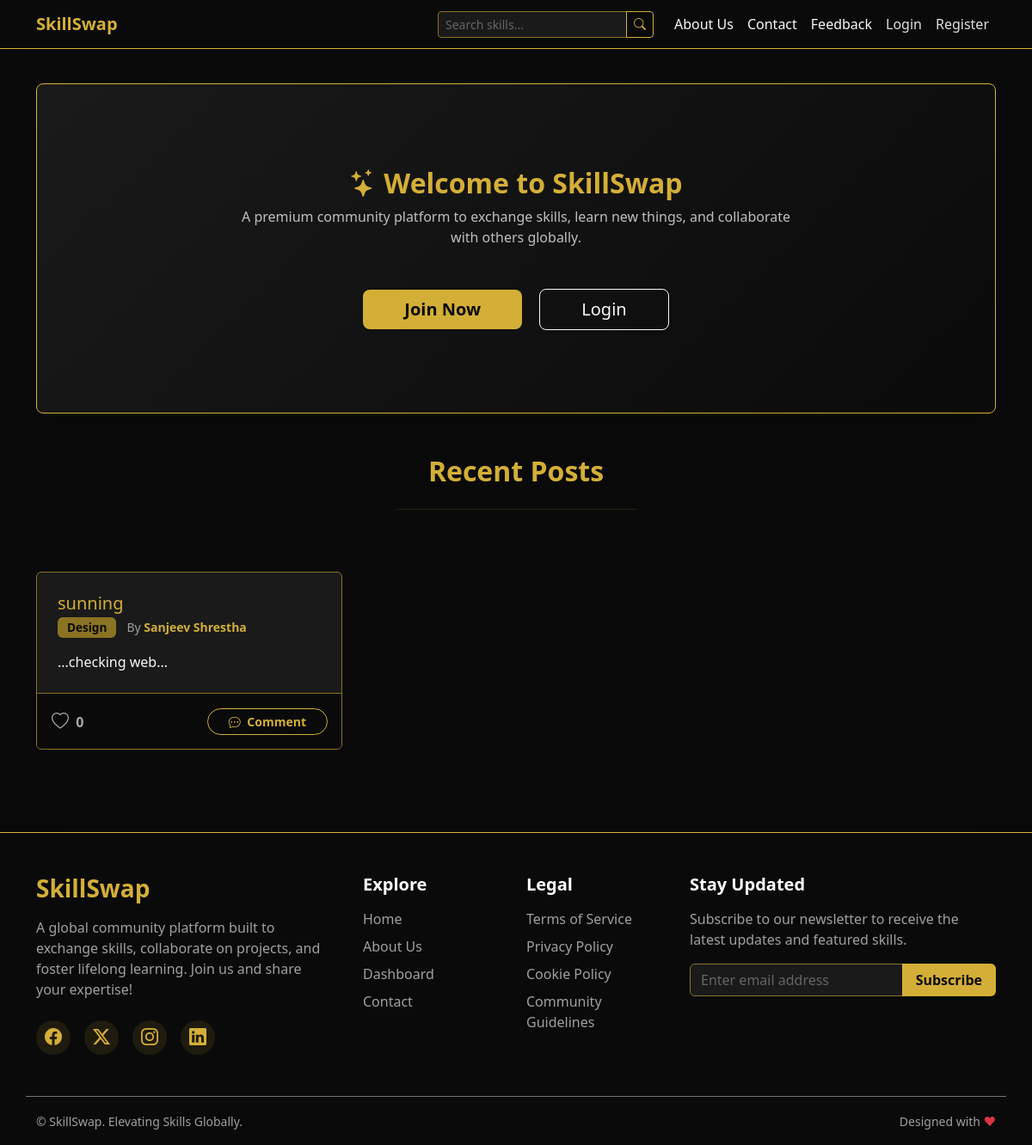
The app's page /home, older data.
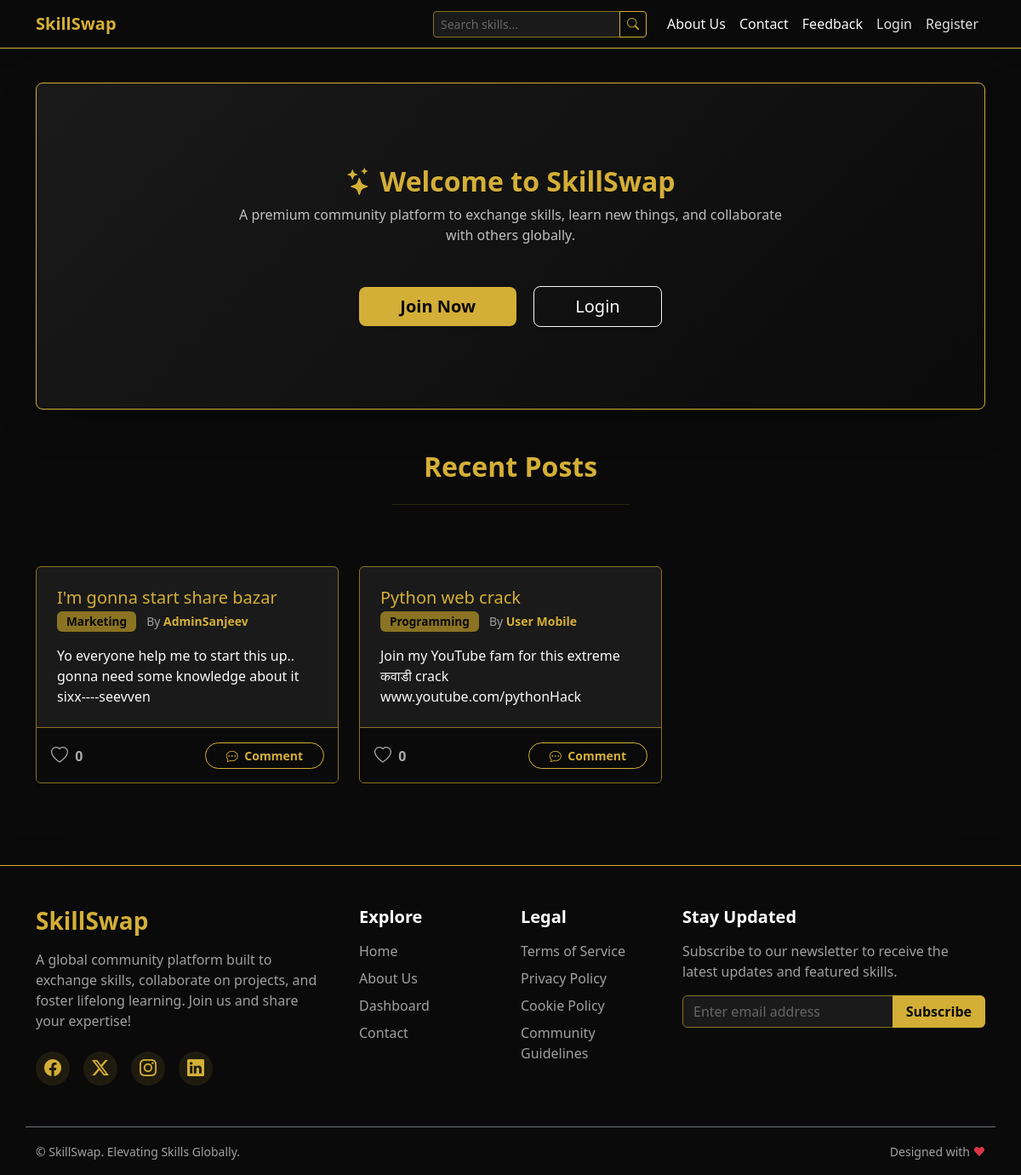
The same page, newer data.
### models.py (models this page shows)
class Skill(db.Model):
    id = db.Column(db.Integer, primary_key=True)
    title = db.Column(db.String(100), nullable=False)
    description = db.Column(db.Text, nullable=False)
    date_posted = db.Column(db.DateTime, nullable=False, default=datetime.utcnow)
    user_id = db.Column(db.Integer, db.ForeignKey('user.id'), nullable=False)
    category_id = db.Column(db.Integer, db.ForeignKey('category.id'), nullable=False)
    comments = db.relationship('Comment', backref='skill', lazy=True)
    likes = db.relationship('Like', backref='skill', lazy=True)

class Category(db.Model):
    id = db.Column(db.Integer, primary_key=True)
    name = db.Column(db.String(50), unique=True, nullable=False)
    skills = db.relationship('Skill', backref='category', lazy=True)

class User(db.Model, UserMixin):
    id = db.Column(db.Integer, primary_key=True)
    username = db.Column(db.String(20), unique=True, nullable=False)
    email = db.Column(db.String(120), unique=True, nullable=False)
    password = db.Column(db.String(60), nullable=False)
    is_admin = db.Column(db.Boolean, default=False)
    skills = db.relationship('Skill', backref='author', lazy=True)
    comments = db.relationship('Comment', backref='author', lazy=True)
    feedbacks = db.relationship('Feedback', backref='author', lazy=True)
    likes = db.relationship('Like', backref='user', lazy=True)

### app.py (the view)
@app.route("/")
@app.route("/home")
def home():
    skills = Skill.query.order_by(Skill.date_posted.desc()).limit(6).all()
    return render_template('index.html', skills=skills)

### templates/index.html (shortened to what this page needs)
{% extends "base.html" %}
{% block content %}
<div class="p-5 mb-5 bg-darkest border border-gold shadow-lg rounded-3 text-center hero-section">
    <div class="container-fluid py-5">
        <h2 class="fw-bold text-gold mb-2"><i class="bi bi-stars me-2"></i>Welcome to SkillSwap</h2>
        <p class="col-md-8 mx-auto fs-6 text-light opacity-75">
            A premium community platform to exchange skills, learn new things, and collaborate with others globally.
        </p>
        <div class="mt-5">
            {% if not current_user.is_authenticated %}
            <a href="{{ url_for('register') }}" class="btn btn-gold btn-lg px-5 shadow-sm fw-bold">Join Now</a>
            <a href="{{ url_for('login') }}" class="btn btn-outline-light btn-lg ms-3 px-5 shadow-sm">Login</a>
            {% else %}
            <a href="{{ url_for('new_skill') }}" class="btn btn-gold btn-lg px-4 shadow-sm fw-bold"><i
                    class="bi bi-plus-circle-fill me-2"></i>Post a Skill</a>
            <a href="{{ url_for('dashboard') }}" class="btn btn-outline-light btn-lg ms-3 px-4 shadow-sm">My
                Dashboard</a>
            {% endif %}
        </div>
    </div>
</div>
<div class="row mb-4">
    <div class="col-12 text-center">
        <h2 class="text-gold fw-bold mb-4">Recent Posts</h2>
        <hr class="border-gold-subtle mx-auto w-25 mb-5">
    </div>
</div>
<div class="row g-4 mb-5">
    {% if skills %}
    {% for skill in skills %}
    <div class="col-md-4">
        <div class="card h-100 shadow-sm skill-card border-gold-subtle bg-dark">
            <div class="card-body p-4">
                <h5 class="card-title"><a href="{{ url_for('skill', skill_id=skill.id) }}" class="text-gold text-decoration-none">{{ skill.title }}</a></h5>
                <h6 class="card-subtitle mb-3 text-muted">
                    <span class="badge bg-secondary">{{ skill.category.name }}</span>
                    <small class="ms-2">By <a href="{{ url_for('user_profile', username=skill.author.username) }}" class="text-gold text-decoration-none fw-bold hover-underline">{{ skill.author.username }}</a></small>
                </h6>
                <p class="card-text text-light">{{ skill.description|truncate(120) }}</p>
            </div>
                <div class="card-footer bg-darkest border-top border-gold-subtle d-flex justify-content-between align-items-center py-3">
                    <div class="d-flex gap-4">
                        <button type="button" class="btn btn-link text-decoration-none p-0 social-btn like-btn "
                                data-skill-id="{{ skill.id }}"
                                title="Like">
                            <i class="bi bi-heart{% if current_user.is_authenticated and skill.likes|selectattr('user_id', 'equalto', current_user.id)|list|length > 0 %}-fill{% endif %} me-1 fs-5"></i>
                            <span class="like-count fw-bold">{{ skill.likes|length }}</span>
                        </button>
                    </div>
                    <a href="{{ url_for('skill', skill_id=skill.id) }}#comments" class="btn btn-outline-gold btn-sm px-4 rounded-pill fw-bold">
                        <i class="bi bi-chat-dots me-1"></i> Comment
                    </a>
                </div>
        </div>
    </div>
    {% endfor %}
    {% else %}
    <div class="col-12">
        <div class="alert alert-info bg-darkest border-gold text-center text-light">
            No skills have been posted yet. Be the first to share your expertise!
        </div>
    </div>
    {% endif %}
</div>
{% endblock %}

Row changes from the older to the newer data that the page shows:
removed Skill: title "sunning", category.name "Design", author.username "Sanjeev Shrestha", description "...checking web...", likes|length "0"
added Skill: title "I'm gonna start share bazar", category.name "Marketing", author.username "AdminSanjeev", description "Yo everyone help me to start this up.. gonna need some knowledge about it sixx----seevven", likes|length "0"
added Skill: title "Python web crack", category.name "Programming", author.username "User Mobile", description "Join my YouTube fam for this extreme कवाडी crack www.youtube.com/pythonHack", likes|length "0"
